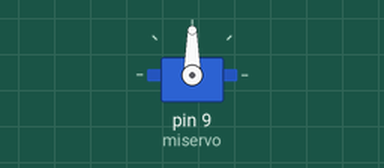
Simulated run of this sketch. Board: Arduino Uno, built with avr-gcc and run on an emulated ATmega328P. On the bench: servo.

Above: at 0.05 s.
At 0.45 s:
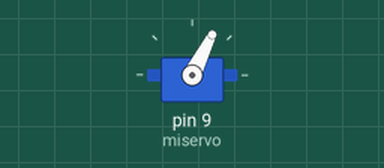
At 0.9 s:
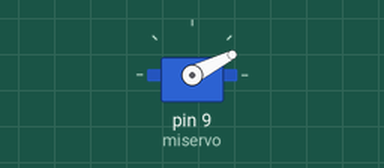
At 3.2 s:
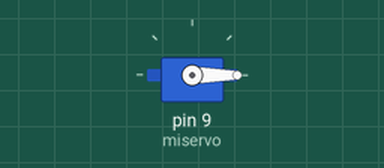
Timing chart, 0 to 7.4 s (numbered marks = the images above):
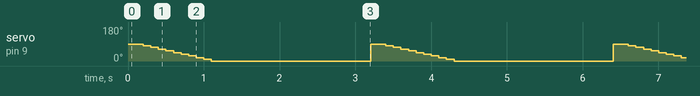

Measured:
- by itself, servo on pin 9 (miservo): repeats every 3.2 s: 72° 0.10 s, 63° 0.10 s, 54° 0.10 s, 45° 0.10 s, 36° 0.10 s, 27° 0.10 s, 18° 0.10 s, 9° 0.10 s, 0° 2.1 s, 90° 0.20 s, 81° 0.10 s

The sketch:

t12e1.ino
```cpp
#include <Servo.h> // Servo's library
Servo miservo; //It declares servo object
int angulo=0;
void setup()
{
 miservo.attach(9,1000,2000); //Set the pin to attach the servo
}
void loop() {
//Neutral position
 miservo.writeMicroseconds(1500);
 delay(100);
 //Decrease the angle from 90
 for(angulo =1500; angulo >0; angulo -= 50)
 {
 miservo.writeMicroseconds(angulo);
 delay(100);
 }
 delay(100);
}
```
